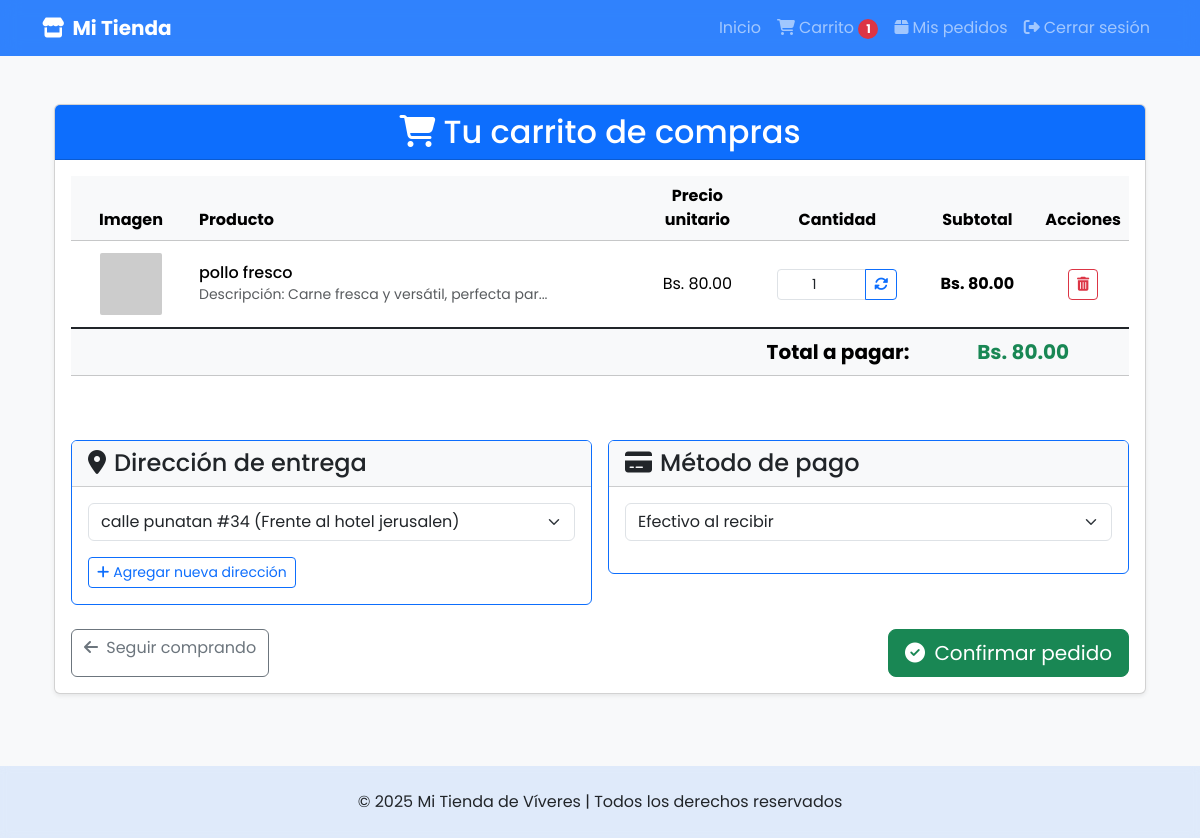
Screenshot of /carrito/ (signed in) with the database file from the repository.
### models/carrito.py (models this page shows, shortened)
class Carrito(db.Model):
    __tablename__ = 'carrito'
    id = db.Column(db.Integer, primary_key=True)
    usuario_id = db.Column(db.Integer, db.ForeignKey('usuarios.id'), nullable=False)
    producto_id = db.Column(db.Integer, db.ForeignKey('productos.id'), nullable=False)
    cantidad = db.Column(db.Integer, nullable=False, default=1)
    estado = db.Column(db.String(20), nullable=False, default='pendiente')
    producto = db.relationship('Producto', backref='carritos', lazy=True)

### models/producto.py (models this page shows, shortened)
class Producto(db.Model):
    __tablename__ = 'productos'
    id = db.Column(db.Integer, primary_key=True)
    nombre = db.Column(db.String(100), nullable=False)
    descripcion = db.Column(db.Text)
    precio = db.Column(db.Float, nullable=False)
    stock = db.Column(db.Integer, nullable=False)
    imagen = db.Column(db.String(255))
    categoria_id = db.Column(db.Integer, db.ForeignKey('categorias.id'), nullable=False)
    proveedor_id = db.Column(db.Integer, db.ForeignKey('proveedores.id'), nullable=False)

### controllers/carrito_controller.py (the view)
@carrito_bp.route('/')
def index():
    if session.get('rol') != 'cliente':
        flash('Acceso no autorizado.', 'danger')
        return redirect(url_for('usuario.login'))
    usuario_id = session.get('id')
    items = Carrito.query.filter_by(usuario_id=usuario_id).all()
    total = sum(item.producto.precio * item.cantidad for item in items)
    return carrito_view.index(items, total)

### app.py (called while the page is built)
@app.context_processor
def inject_active_path():
    def is_active(path):
        return 'active' if request.path == path else ''
    return dict(is_active=is_active)

@app.context_processor
def cantidad_carrito():
    def contar_productos():
        if session.get('rol') == 'cliente' and session.get('id'):
            items = Carrito.query.filter_by(usuario_id=session['id']).all()
            return len(items)
        return 0
    return dict(cantidad_en_carrito=contar_productos())

### views/carrito_view.py (called while the page is built)
def index(items, total):
    usuario_id = session.get('id')
    direcciones = Direccion.query.filter_by(usuario_id=usuario_id).all()
    return render_template('carrito/carrito.html', items=items, total=total, direcciones=direcciones)

### templates/carrito/carrito.html (shortened to what this page needs)
{% extends 'base_cliente.html' %}
{% block content %}
<div class="container mt-4">
  <div class="card shadow-sm">
    <div class="card-header bg-primary text-white">
      <h2 class="mb-0 text-center"><i class="fas fa-shopping-cart me-2"></i>Tu carrito de compras</h2>
    </div>
    <div class="card-body">
      {% if items %}
      <div class="table-responsive">
        <table class="table table-hover align-middle">
          <thead class="table-light">
            <tr>
              <th class="text-center" style="width: 120px;">Imagen</th>
              <th>Producto</th>
              <th class="text-center" style="width: 120px;">Precio unitario</th>
              <th class="text-center" style="width: 160px;">Cantidad</th>
              <th class="text-center" style="width: 120px;">Subtotal</th>
              <th class="text-center" style="width: 80px;">Acciones</th>
            </tr>
          </thead>
          <tbody>
            {% for item in items %}
            <tr>
              <td class="text-center">
                <img src="{{ item.producto.imagen }}" alt="{{ item.producto.nombre }}"
                     class="img-thumbnail border-0"
                     style="height: 70px; width: 70px; object-fit: contain;"
                     onerror="this.onerror=null; this.src='https://via.placeholder.com/70x70?text=No+Imagen';">
              </td>
              <td>
                <h6 class="mb-0">{{ item.producto.nombre }}</h6>
                {% if item.producto.descripcion %}
                <small class="text-muted">{{ item.producto.descripcion[:50] }}{% if item.producto.descripcion|length > 50 %}...{% endif %}</small>
                {% endif %}
              </td>
              <td class="text-center">Bs. {{ '%.2f'|format(item.producto.precio) }}</td>
              <td class="text-center">
                <form action="{{ url_for('carrito.actualizar', id=item.id) }}" method="post" class="d-flex justify-content-center">
                  <div class="input-group input-group-sm" style="width: 120px;">
                    <input type="number" name="cantidad" min="1" max="99" value="{{ item.cantidad }}"
                           class="form-control text-center" aria-label="Cantidad">
                    <button type="submit" class="btn btn-outline-primary" title="Actualizar">
                      <i class="fas fa-sync-alt"></i>
                    </button>
                  </div>
                </form>
              </td>
              <td class="text-center fw-bold">Bs. {{ '%.2f'|format(item.producto.precio * item.cantidad) }}</td>
              <td class="text-center">
                <a href="{{ url_for('carrito.eliminar', id=item.id) }}"
                   class="btn btn-sm btn-outline-danger"
                   onclick="return confirm('¿Estás seguro de eliminar este producto de tu carrito?')"
                   title="Eliminar">
                  <i class="fas fa-trash-alt"></i>
                </a>
              </td>
            </tr>
            {% endfor %}
          </tbody>
          <tfoot class="table-group-divider">
            <tr class="table-light">
              <td colspan="4" class="text-end fw-bold fs-5">Total a pagar:</td>
              <td colspan="2" class="text-center fw-bold fs-5 text-success">Bs. {{ '%.2f'|format(total) }}</td>
            </tr>
          </tfoot>
        </table>
      </div>
      <form action="{{ url_for('pedido.confirmar') }}" method="post" class="mt-5">
        <div class="row g-3">
          <div class="col-md-6">
            <div class="card border-primary">
              <div class="card-header bg-light">
                <h4 class="mb-0"><i class="fas fa-map-marker-alt me-2"></i>Dirección de entrega</h4>
              </div>
              <div class="card-body">
                {% if direcciones %}
                <select name="direccion_id" class="form-select mb-3" required>
                  {% for dir in direcciones %}
                  <option value="{{ dir.id }}">
                    {{ dir.direccion }}{% if dir.referencia %} ({{ dir.referencia }}){% endif %}
                  </option>
                  {% endfor %}
                </select>
                <a href="{{ url_for('cliente.agregar_direccion') }}" class="btn btn-outline-primary btn-sm">
                  <i class="fas fa-plus me-1"></i>Agregar nueva dirección
                </a>
                {% else %}
                <div class="alert alert-warning mb-0">
                  <i class="fas fa-exclamation-triangle me-2"></i>No tienes direcciones registradas.
                  <a href="{{ url_for('cliente.agregar_direccion') }}" class="alert-link">Agrega una aquí</a> para continuar.
                </div>
                {% endif %}
              </div>
            </div>
          </div>
          <div class="col-md-6">
            <div class="card border-primary">
              <div class="card-header bg-light">
                <h4 class="mb-0"><i class="fas fa-credit-card me-2"></i>Método de pago</h4>
              </div>
              <div class="card-body">
                <select name="metodo_pago" id="metodo_pago" class="form-select mb-3" required onchange="mostrarQR()">
                  <option value="efectivo">Efectivo al recibir</option>
                </select>
              </div>
            </div>
          </div>
        </div>
        <div class="d-flex justify-content-between mt-4">
          <a href="{{ url_for('cliente.inicio') }}" class="btn btn-outline-secondary">
            <i class="fas fa-arrow-left me-1"></i> Seguir comprando
          </a>
          <button type="submit" class="btn btn-success btn-lg" {% if not direcciones %}disabled{% endif %}>
            <i class="fas fa-check-circle me-1"></i> Confirmar pedido
          </button>
        </div>
      </form>
      {% endif %}
    </div>
  </div>
</div>
{% endblock %}

### templates/base_cliente.html (style rules this page uses)
body { font-family: 'Poppins', sans-serif; background-color: #f8f9fa; }

### rows the page displays
Carrito: producto.nombre "pollo fresco", producto "Descripción: Carne fresca y versátil, perfecta par", cantidad "1"
Producto: producto.precio "80.00", item.producto.precio*item.cantidad "80.00"

### other values shown
{{ cantidad_en_carrito }} "1"
{{ '%.2f'|format(total) }} "80.00"
form field direccion_id "calle punatan #34 (Frente al hotel jerusalen)"
